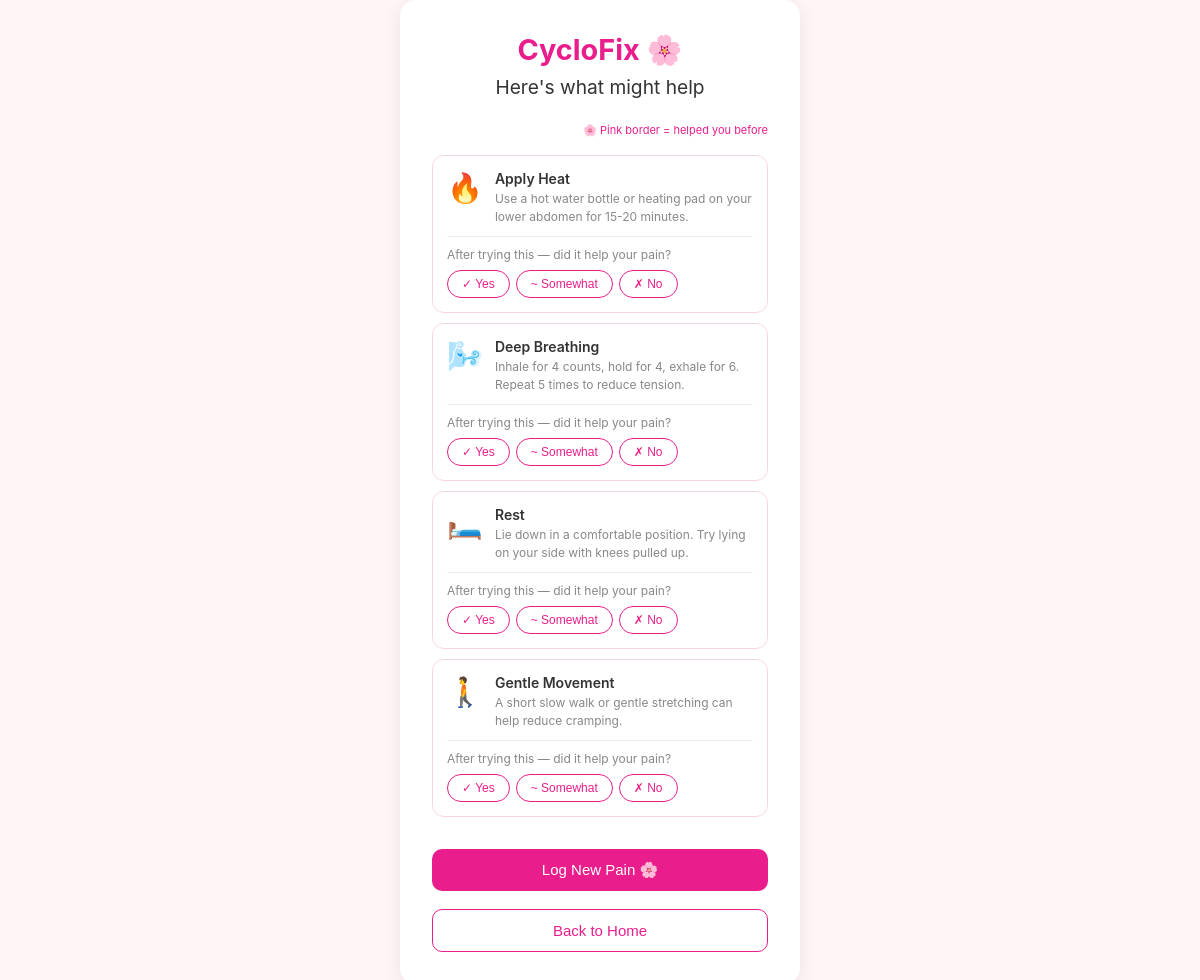
The app's page /suggestions (signed in), older data.
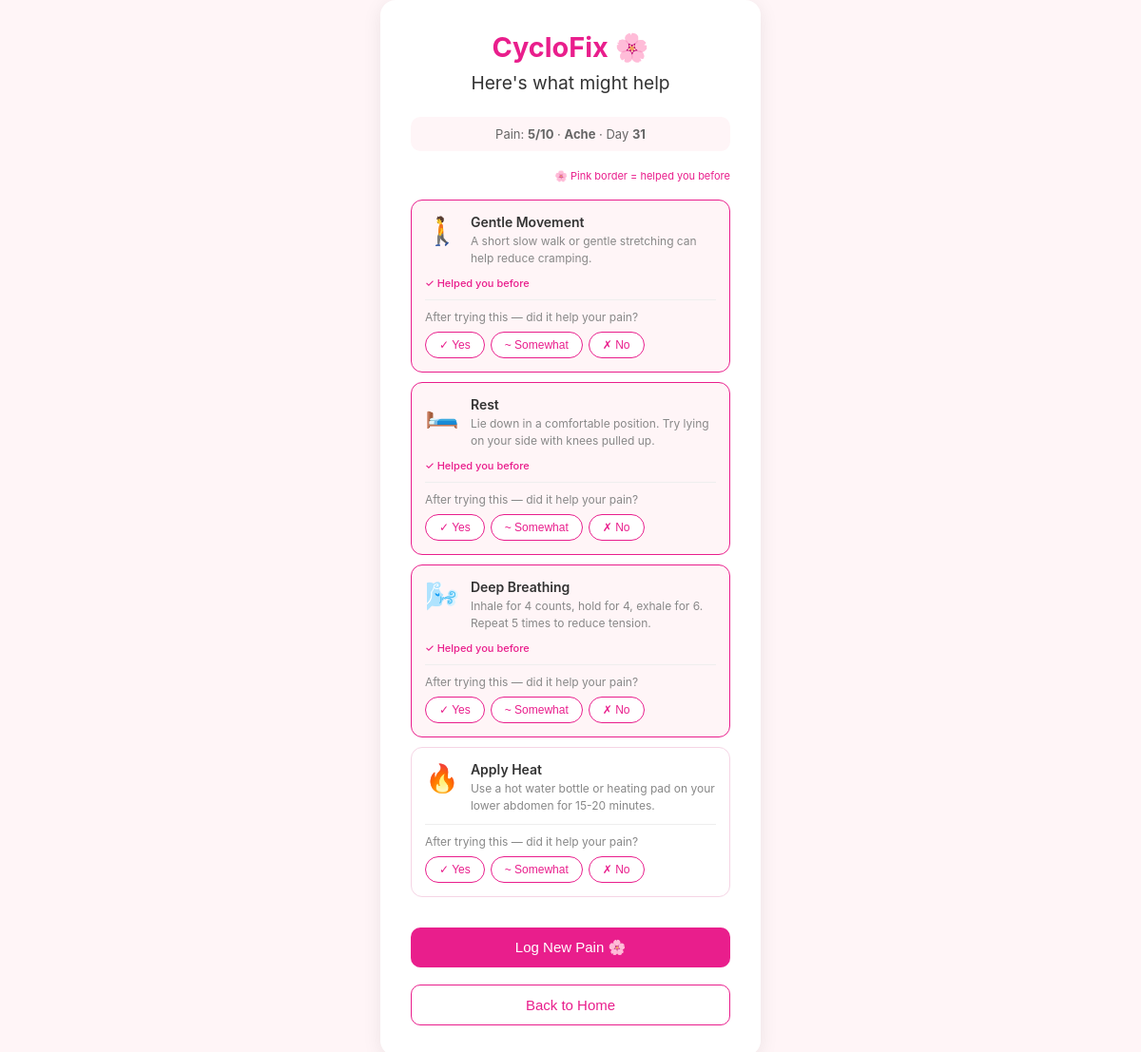
The same page, newer data.
### models.py (models this page shows)
class CycleLog(db.Model):
    id = db.Column(db.Integer, primary_key=True)
    user_id = db.Column(db.Integer, db.ForeignKey('user.id'), nullable=False)
    date = db.Column(db.Date, nullable=False, default=datetime.utcnow)
    cycle_day = db.Column(db.Integer, nullable=True)
    pain_intensity = db.Column(db.Integer, nullable=True)
    pain_type = db.Column(db.String(50), nullable=True)
    relief_suggestion = db.Column(db.String(100), nullable=True)
    relief_helped = db.Column(db.String(20), nullable=True)
    created_at = db.Column(db.DateTime, default=datetime.utcnow)

### app.py (the view)
@app.route('/suggestions')
@login_required
def suggestions():
    from collections import Counter
    latest_log = CycleLog.query.filter_by(
        user_id=current_user.id
    ).order_by(CycleLog.created_at.desc()).first()
    all_suggestions = {
        'cramp': ['heat', 'breathing', 'rest', 'movement'],
        'ache': ['rest', 'heat', 'movement', 'breathing'],
        'sharp': ['rest', 'breathing', 'heat', 'movement'],
        'back': ['heat', 'movement', 'rest', 'breathing']
    }
    pain_type = latest_log.pain_type if latest_log else 'cramp'
    suggestions_list = all_suggestions.get(pain_type, all_suggestions['cramp'])
    past_feedback = CycleLog.query.filter_by(
        user_id=current_user.id,
        pain_type=pain_type
    ).filter(CycleLog.relief_helped == 'yes').all()
    all_helpful = [log.relief_suggestion for log in past_feedback]
    help_counts = Counter(all_helpful)
    helpful = [s for s, count in help_counts.items() if count >= 2]
    suggestions_list = sorted(
        suggestions_list,
        key=lambda x: help_counts.get(x, 0),
        reverse=True
    )
    suggestion_details = {
        'heat': {
            'emoji': '🔥',
            'title': 'Apply Heat',
            'desc': 'Use a hot water bottle or heating pad on your lower abdomen for 15-20 minutes.'
        },
        'breathing': {
            'emoji': '🌬️',
            'title': 'Deep Breathing',
            'desc': 'Inhale for 4 counts, hold for 4, exhale for 6. Repeat 5 times to reduce tension.'
        },
        'rest': {
            'emoji': '🛏️',
            'title': 'Rest',
            'desc': 'Lie down in a comfortable position. Try lying on your side with knees pulled up.'
        },
        'movement': {
            'emoji': '🚶',
            'title': 'Gentle Movement',
            'desc': 'A short slow walk or gentle stretching can help reduce cramping.'
        }
    }
    return render_template('suggestions.html',
        user=current_user,
        suggestions=suggestions_list,
        details=suggestion_details,
        log=latest_log,
        helpful=helpful
    )

### app.py (called while the page is built)
@login_manager.user_loader
def load_user(user_id):
    return User.query.get(int(user_id))

### templates/suggestions.html (shortened to what this page needs)
<!DOCTYPE html>
<html lang="en">
<head>
    <link rel="stylesheet" href="{{ url_for('static', filename='style.css') }}">
</head>
<body>
    <div class="container">
        <h1>CycloFix 🌸</h1>
        <h2>Here's what might help</h2>
        {% if log %}
        <div class="pain-summary">
            Pain: <strong>{{ log.pain_intensity }}/10</strong> ·
            <strong>{{ log.pain_type | capitalize }}</strong> ·
            Day <strong>{{ log.cycle_day }}</strong>
        </div>
        {% endif %}
        <div class="suggestions-list">
            <div style="font-size:11px;color:#e91e8c;text-align:right;margin-bottom:8px">
    🌸 Pink border = helped you before
</div>
            {% for s in suggestions %}
            <div class="suggestion-card {% if s in helpful %}previously-helped{% endif %}">
                <div class="suggestion-header">
                    <span class="suggestion-emoji">{{ details[s].emoji }}</span>
                    <div class="suggestion-text">
                        <div class="suggestion-title">{{ details[s].title }}</div>
                        <div class="suggestion-desc">{{ details[s].desc }}</div>
                    </div>
                </div>
                {% if s in helpful %}
                <div class="helped-badge">✓ Helped you before</div>
                {% endif %}
              <div class="feedback-section">
    <div class="feedback-label">After trying this — did it help your pain?</div>
    <div class="feedback-buttons" id="feedback-{{ s }}">
        <button class="feedback-btn yes"
                onclick="submitFeedback('{{ s }}', 'yes', this)">
            ✓ Yes
        </button>
        <button class="feedback-btn somewhat"
                onclick="submitFeedback('{{ s }}', 'somewhat', this)">
            ~ Somewhat
        </button>
        <button class="feedback-btn no"
                onclick="submitFeedback('{{ s }}', 'no', this)">
            ✗ No
        </button>
    </div>
            </div>
        </div>
        {% endfor %}
        </div>
       <div style="display:flex;flex-direction:column;gap:10px;margin-top:1.5rem">
    <a href="/log">
        <button>Log New Pain 🌸</button>
    </a>
    <a href="/">
        <button style="background:white;color:#e91e8c;border:1.5px solid #e91e8c">
            Back to Home
        </button>
    </a>
</div>
    </div>
</body>
</html>

### static/style.css (style rules this page uses)
* { margin: 0; padding: 0; box-sizing: border-box; }
body { font-family: -apple-system, BlinkMacSystemFont, 'Segoe UI', sans-serif; background: #fff5f7; min-height: 100vh; display: flex; align-items: center; justify-content: center; }
.container { background: white; padding: 2rem; border-radius: 16px; box-shadow: 0 4px 20px rgba(0,0,0,0.08); width: 100%; max-width: 400px; text-align: center; }
h1 { color: #e91e8c; font-size: 1.8rem; margin-bottom: 0.5rem; }
h2 { color: #333; font-size: 1.2rem; margin-bottom: 1.5rem; font-weight: 400; }
button { width: 100%; padding: 12px; background: #e91e8c; color: white; border: none; border-radius: 10px; font-size: 15px; cursor: pointer; margin-top: 0.5rem; transition: background 0.2s; }
a { color: #e91e8c; text-decoration: none; }
.pain-summary { background: #fff5f7; border-radius: 10px; padding: 10px 14px; font-size: 13px; color: #666; margin-bottom: 1.2rem; }
.suggestions-list { display: flex; flex-direction: column; gap: 10px; margin-bottom: 1rem; }
.suggestion-card { background: #fff; border: 1.5px solid #f5d5e5; border-radius: 12px; padding: 14px; text-align: left; transition: border-color 0.2s; }
.previously-helped { border-color: #e91e8c; background: #fff5f7; }
.suggestion-header { display: flex; align-items: flex-start; gap: 12px; margin-bottom: 10px; }
.suggestion-emoji { font-size: 1.8rem; flex-shrink: 0; }
.suggestion-title { font-size: 14px; font-weight: 600; color: #333; margin-bottom: 3px; }
.suggestion-desc { font-size: 12px; color: #888; line-height: 1.5; }
.helped-badge { font-size: 11px; color: #e91e8c; margin-bottom: 8px; font-weight: 500; }
.feedback-buttons { display: flex; align-items: center; gap: 6px; margin-top: 8px; }
.feedback-label { font-size: 12px; color: #999; flex-shrink: 0; }
.feedback-btn { padding: 5px 12px; border-radius: 999px; font-size: 12px; border: 1.5px solid #eee; background: white; cursor: pointer; transition: all 0.15s; width: auto; margin: 0; }
.feedback-section { margin-top: 10px; padding-top: 10px; border-top: 0.5px solid #eee; }
.feedback-label { font-size: 12px; color: #888; margin-bottom: 8px; }
.feedback-buttons { display: flex; gap: 6px; flex-wrap: wrap; }
.feedback-btn { padding: 6px 14px; border-radius: 999px; font-size: 12px; border: 1.5px solid #e91e8c; background: white; color: #e91e8c; cursor: pointer; transition: all 0.15s; width: auto; margin: 0; font-weight: 500; }

Row changes from the older to the newer data that the page shows:
added CycleLog: pain_intensity "5", pain_type "Ache", cycle_day "31"
Text that changed along with them:
text now shown: "Pain: /10 · · Day"
new list line: "✓ Helped you before"
